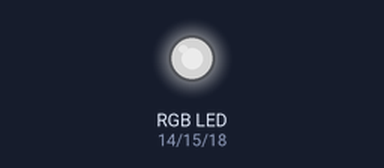
Recording of a program running on a simulated Raspberry Pi (BCM pin numbers). Shown: an RGB LED mixed from three pins (HIGH = lit). Dim RGB values are drawn brighter than linear.

Above: at 0.12 s.
At 4.87 s:
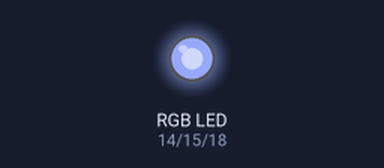
At 9.87 s:
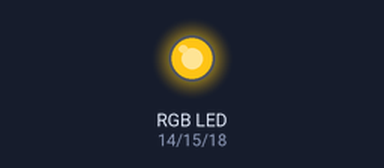
At 19.87 s:
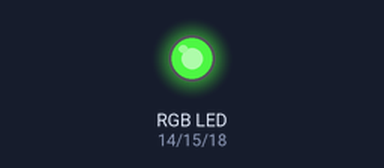
At 29.63 s:
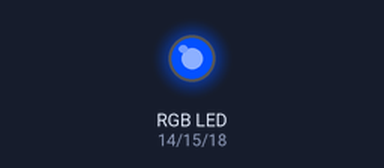
At 39.63 s:
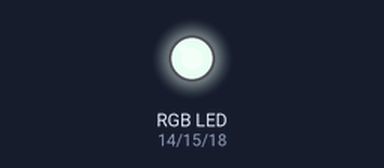
Timing chart, 0 to 40.0 s (numbered marks = the images above):
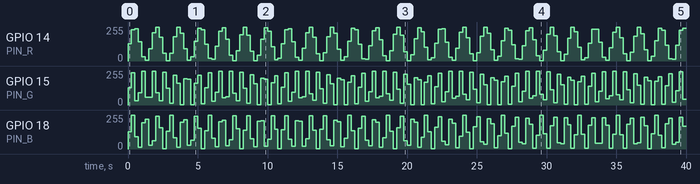

The program:

rgb_pwm.py
```python
#!/usr/bin/env python3

#### IMPORTS ####
import RPi.GPIO as GPIO
import time
import math


#### SETUP ####
PIN_R=14
PIN_G=15
PIN_B=18
PWM_FREQ=2000

GPIO.setmode(GPIO.BCM)
GPIO.setwarnings(False)

GPIO.setup(PIN_R, GPIO.OUT)
GPIO.setup(PIN_G, GPIO.OUT)
GPIO.setup(PIN_B, GPIO.OUT)

r=GPIO.PWM(PIN_R, PWM_FREQ)
g=GPIO.PWM(PIN_G, PWM_FREQ)
b=GPIO.PWM(PIN_B, PWM_FREQ)

r.start(50)
b.start(50)
g.start(50)

#### MAIN ####
count = 0
while 1:
    s = math.sin(count)
    s2 = math.sin(count*2)
    s3 = math.sin(count*8)

    duty = (s + 1) * 50

    r.ChangeDutyCycle(duty)
    g.ChangeDutyCycle((s2 + 1)*50)
    b.ChangeDutyCycle((s3 + 1)*50)
    time.sleep(0.25)
    count = count + 1
```

Measured:
- by itself, GPIO 15 (PIN_G): 0/255 → 128/255 at 0.00 s, → 243/255 0.25 s later, → 31/255 0.25 s later, → 92/255 0.25 s later, … (160 changes in this stretch)
- by itself, GPIO 18 (PIN_B): 128/255 → 254/255 at 0.25 s, → 91/255 0.25 s later, → 12/255 0.25 s later, → 198/255 0.25 s later, … (159 changes in this stretch)
